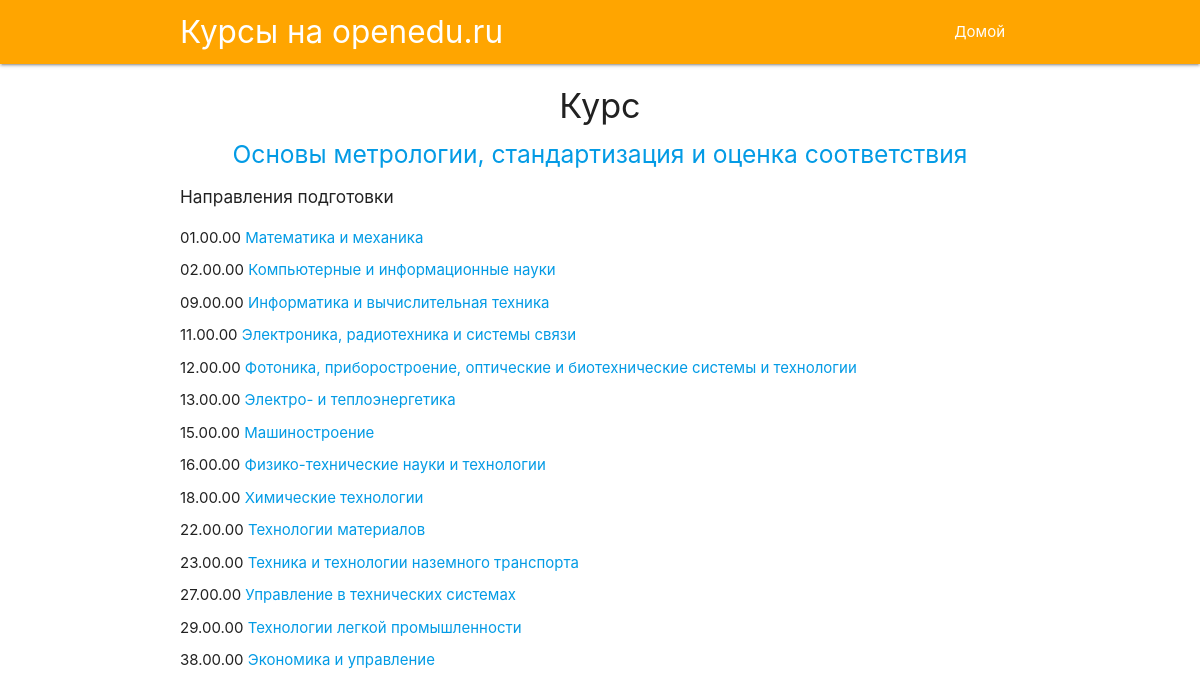
The page /course/25/ on the database its author committed.
### courses/models.py (models this page shows)
class Course(models.Model):
    id = models.IntegerField(primary_key=True)
    name = models.CharField(max_length=220)
    url = models.CharField(max_length=220)
    directions = models.ManyToManyField('Direction')

class Direction(models.Model):
    id = models.IntegerField(primary_key=True)
    name = models.CharField(max_length=220)
    code = models.CharField(max_length=220)
    class Meta:
        ordering = ['code']

### courses/views.py (the view)
# urls.py: path('course/<int:course_id>/', views.course_description, name='course_description'),
def course_description(request, course_id):
    course = {
        'course': Course.objects.filter(id=course_id).first()
    }
    return render(request, 'course_description.html', course)

### courses/templates/course_description.html
{% extends 'base.html' %}
{% block content %}
<h4 style="text-align: center">Курс</h4>
<h5 style="text-align: center">
    <a href="https://openedu.ru/{{course.url}}" >{{course.name}}</a>
</h5>
<h6 style="margin-bottom: 20px; margin-top: 20px;">Направления подготовки</h6>
{% for direction in course.directions.all %}
    <div style="margin-top: 10px;">
        {{direction.code}}   <a href="#" >{{direction.name}}</a>
    </div>
{% endfor %}
{% endblock content %}

### rows shown on the page
Course: name "Основы метрологии, стандартизация и оценка соответствия"
Direction: code "01.00.00", name "Математика и механика"
Direction: code "02.00.00", name "Компьютерные и информационные науки"
Direction: code "09.00.00", name "Информатика и вычислительная техника"
Direction: code "11.00.00", name "Электроника, радиотехника и системы связи"
Direction: code "12.00.00", name "Фотоника, приборостроение, оптические и биотехнические системы и технологии"
Direction: code "13.00.00", name "Электро- и теплоэнергетика"
Direction: code "15.00.00", name "Машиностроение"
Direction: code "16.00.00", name "Физико-технические науки и технологии"
Direction: code "18.00.00", name "Химические технологии"
Direction: code "22.00.00", name "Технологии материалов"
Direction: code "23.00.00", name "Техника и технологии наземного транспорта"
Direction: code "27.00.00", name "Управление в технических системах"
Direction: code "29.00.00", name "Технологии легкой промышленности"
Direction: code "38.00.00", name "Экономика и управление"
